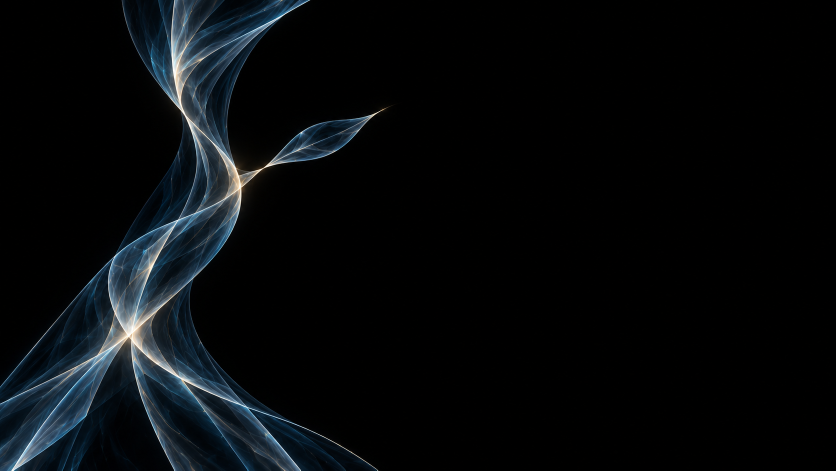
#> input picture assets/art/ui/crystal/source/ascending.png, 1672 x 941 px (shown at 1/2 size); its folder holds only this picture in this run
$ python build_crystal_fields.py ../../assets/art/ui/crystal/source/ascending.png
#> lines starting #> are read from the running program, lines starting #| are printed output that depends on the picture
#!/usr/bin/env python3
"""Build linear, art-directed crystal control maps from a black-background image.

The image supplies scalar radiance, a warm/cool class, and planar ridge guides.
It never supplies a base-color texture or a physically recovered normal map.
Adapted from the supplied gilded-crystal-material-v9 field builder.
Requires Python 3.10+, NumPy, SciPy, Pillow, OpenEXR.
See assets/art/ui/crystal/README.md for channel and source contracts.
"""
from __future__ import annotations

import argparse
import hashlib
import json
import math
from pathlib import Path

import numpy as np
import OpenEXR
from PIL import Image, ImageDraw
from scipy.ndimage import gaussian_filter, map_coordinates
from scipy.spatial import cKDTree

ROOT = Path(__file__).resolve().parents[2]
GRADIENT_RANGE = 0.7


def blur(a: np.ndarray, sigma: float) -> np.ndarray:
    return gaussian_filter(a, sigma, mode="reflect")


def resize_float(a: np.ndarray, size: tuple[int, int]) -> np.ndarray:
    if a.ndim == 3:
        return np.stack([resize_float(a[..., i], size) for i in range(a.shape[2])], -1)
    return np.asarray(Image.fromarray(a.astype("float32")).resize(size, Image.Resampling.BILINEAR))


def smoothstep(a: float, b: float, x: np.ndarray) -> np.ndarray:
    t = np.clip((x - a) / (b - a), 0, 1)
    return t * t * (3 - 2 * t)


def scalar_structure(srgb: np.ndarray) -> tuple[np.ndarray, dict]:
    """Preserve reference v2's absolute linear radiance, including dim planes."""
    linear = np.where(srgb <= 0.04045, srgb / 12.92, ((srgb + 0.055) / 1.055) ** 2.4)
    baseline = np.quantile(linear, 0.05, axis=(0, 1)).astype("float32")
    residual = np.maximum(linear - baseline, 0)
    lum = residual @ np.array([0.2126, 0.7152, 0.0722], dtype="float32")
    scale = max(lum.shape) / 1672.0
    broad = blur(lum, max(0.5, 1.2 * scale))
    ridge = np.maximum(lum - broad, 0)
    color_blur = max(0.5, scale)
    ratio = blur(residual[..., 0], color_blur) / (blur(residual[..., 2], color_blur) + 1e-5)
    warm = smoothstep(0.38, 0.98, ratio)
    presence = np.clip(blur(lum, max(0.5, 2.5 * scale)) / 0.065, 0, 1)
    # Half-float stores linear energy directly. Filtering sqrt-encoded radiance
    # then squaring it loses thin-line coverage, especially at fractional scales.
    structure = np.stack((broad, ridge, warm, presence), -1)
    return np.clip(structure, 0, 1), {"lum": lum, "presence": presence, "baseline": baseline}


def ridge_guides(lum: np.ndarray, max_guides: int) -> tuple[list[np.ndarray], dict]:
    """Trace local ridge tangents, with orientation sign resolved at every step.

    Structure-tensor tangents guide direction; lateral attraction keeps a trace
    near bright ridges. These are 2-D design guides, not recovered 3-D edges.
    """
    h, w = lum.shape
    signal = np.log1p(lum * 65.0)
    sy, sx = np.gradient(blur(signal, 0.8))
    jxx, jxy, jyy = blur(sx * sx, 2.0), blur(sx * sy, 2.0), blur(sy * sy, 2.0)
    delta = np.sqrt((jxx - jyy) ** 2 + 4 * jxy * jxy)
    coherence = delta / (jxx + jyy + 1e-7)
    theta = 0.5 * np.arctan2(2 * jxy, jxx - jyy)
    tx, ty = -np.sin(theta), np.cos(theta)
    score = blur(signal, 0.8) * (0.3 + 0.7 * coherence)
    working = score.copy()
    yy, xx = np.mgrid[:h, :w]
    guides: list[np.ndarray] = []

    def sample(a: np.ndarray, p: np.ndarray) -> float:
        return float(map_coordinates(a, [[p[1]], [p[0]]], order=1, mode="nearest")[0])

    def trace(origin: np.ndarray, direction: float) -> list[np.ndarray]:
        p = origin.copy()
        previous = np.array([sample(tx, p), sample(ty, p)]) * direction
        points = []
        for _ in range(int(max(h, w) * 0.46)):
            tangent = np.array([sample(tx, p), sample(ty, p)])
            if np.dot(tangent, previous) < 0:
                tangent *= -1
            confidence = sample(coherence, p)
            tangent = tangent * (0.38 + 0.37 * confidence) + previous * (0.62 - 0.37 * confidence)
            tangent /= max(np.linalg.norm(tangent), 1e-8)
            normal = np.array([-tangent[1], tangent[0]])
            proposal = p + tangent * 1.4
            # Keep attraction subpixel so a bright crossing does not snap a line.
            left, center, right = [sample(signal, proposal + normal * v) for v in (-1.5, 0, 1.5)]
            attraction = np.clip((right - left) / (abs(center) + 0.04), -0.65, 0.65)
            proposal += normal * attraction
            if not (1 <= proposal[0] < w - 1 and 1 <= proposal[1] < h - 1):
                break
            if len(points) > 12 and sample(signal, proposal) < 0.009:
                break
            if len(points) > 20 and np.linalg.norm(proposal - points[-18]) < 8:
                break
            points.append(proposal.copy())
            previous = (proposal - p) / max(np.linalg.norm(proposal - p), 1e-8)
            p = proposal
        return points

    minimum = max(float(score.max()) * 0.022, 0.009)
    for _ in range(max_guides):
        iy, ix = np.unravel_index(np.argmax(working), working.shape)
        if working[iy, ix] < minimum:
            break
        origin = np.array([ix, iy], dtype="float64")
        backward, forward = trace(origin, -1), trace(origin, 1)
        points = np.array(list(reversed(backward)) + [origin] + forward)
        if len(points) >= 16:
            # Smooth geometric trajectories; no luminance becomes height.
            points = gaussian_filter(points, (1.3, 0), mode="nearest")
            guides.append(points)
            distance, _ = cKDTree(points).query(np.column_stack((xx.ravel(), yy.ravel())))
            working *= smoothstep(3.0, max(12.0, h * 0.055), distance.reshape(h, w))
        else:
            working *= smoothstep(2.0, max(10.0, h * 0.08), np.hypot(xx - ix, yy - iy))
    return guides, {"coherence": coherence, "tangent": np.stack([tx, ty], -1)}


def guided_fields(lum: np.ndarray, presence: np.ndarray, seed: int, max_guides: int, surface_mask: np.ndarray | None = None) -> tuple[np.ndarray, np.ndarray, dict]:
    """Arc-length flow plus an explicitly authored scalar fold-height field."""
    full_h, full_w = lum.shape
    ratio = min(1.0, 480.0 / max(full_w, full_h))
    w, h = max(16, round(full_w * ratio)), max(16, round(full_h * ratio))
    small = resize_float(lum, (w, h))
    guides, info = ridge_guides(small, max_guides)
    yy, xx = np.mgrid[:h, :w].astype("float64")
    pixels = np.column_stack((xx.ravel(), yy.ravel()))
    narrow_sum, broad_sum, phase_sum, wide_phase_sum = [np.zeros((h, w)) for _ in range(4)]
    largest = np.zeros((h, w))
    height, thickness = np.zeros((h, w)), np.zeros((h, w))
    rng = np.random.default_rng(seed)
    for i, points in enumerate(guides):
        distances, indices = cKDTree(points).query(pixels)
        nearest = points[indices]
        tangent = np.gradient(points, axis=0)
        tangent /= np.maximum(np.linalg.norm(tangent, axis=-1, keepdims=True), 1e-8)
        directions = tangent[indices]
        normal = np.column_stack((-directions[:, 1], directions[:, 0]))
        displacement = pixels - nearest
        arc = np.concatenate(([0.0], np.cumsum(np.linalg.norm(np.diff(points, axis=0), axis=1))))
        longitudinal = ((arc[indices] - arc[-1] * 0.5 + np.sum(displacement * directions, -1)) / h).reshape(h, w)
        lateral = (np.sum(displacement * normal, -1) / h).reshape(h, w)
        radial = distances.reshape(h, w) / h
        width = float(rng.uniform(0.035, 0.075))
        phase_offset = float(rng.uniform(-0.42, 0.42))
        length = max(arc[-1] / h, 0.1)
        along = np.exp(-np.maximum(np.abs(longitudinal) - length * 0.40, 0) ** 2 / 0.07 ** 2)
        narrow = np.exp(-(radial / 0.022) ** 2) * along
        wide = np.exp(-(radial / (width * 1.6)) ** 2) * along
        # Bounded, unwrapped phases: no 0/1 wrap seam in the stored textures.
        # Their gradients follow each curve's own arclength and local normal.
        local_phase = 0.5 + 0.39 * np.tanh(longitudinal * 1.4 + phase_offset)
        local_wide_phase = 0.5 + 0.36 * np.tanh(longitudinal * 0.88 + lateral * 1.6 + phase_offset + 0.16 * np.sin(longitudinal * 3.0 + i))
        phase_sum += narrow * local_phase
        wide_phase_sum += wide * local_wide_phase
        narrow_sum += narrow
        broad_sum += wide
        largest = np.maximum(largest, narrow)
        # Height amplitude, profile, and sign are authorial choices, not source
        # brightness. Differentiating THIS scalar field produces integrable slopes.
        amplitude = float(rng.uniform(0.10, 0.19)) * (-1 if i % 3 == 1 else 1)
        # Unsigned distance is continuous at the nearest-sample boundaries and
        # creates a gently rounded fold valley; no discontinuous tangent sign.
        profile = np.sqrt(radial * radial + 0.003 ** 2)
        sheet = np.exp(-(radial / (width * 1.4)) ** 2) * along
        height += amplitude * profile * sheet
        thickness += (0.08 + 0.05 * (i % 3) / 2.0) * sheet

    phase = phase_sum / np.maximum(narrow_sum, 1e-10)
    wide_phase = wide_phase_sum / np.maximum(broad_sum, 1e-10)
    # Fade unsupported data to a neutral phase. The same support also gates flow.
    phase = 0.5 + (phase - 0.5) * smoothstep(0.001, 0.08, narrow_sum)
    wide_phase = 0.5 + (wide_phase - 0.5) * smoothstep(0.001, 0.08, broad_sum)
    dominance = largest / np.maximum(narrow_sum, 1e-10)
    support = np.clip(narrow_sum, 0, 1)
    wide_support = np.clip(broad_sum, 0, 1)
    local_energy = np.clip(blur(small, 0.8) / 0.035, 0, 1)
    flow_mask = np.sqrt(local_energy) * support * (0.65 + 0.35 * dominance)
    refract_mask = np.sqrt(np.clip(blur(small, 1.8) / 0.025, 0, 1)) * wide_support
    flow_small = np.stack((blur(phase, 1.35), blur(wide_phase, 2.2), flow_mask, refract_mask), -1)
    flow = np.clip(resize_float(flow_small, (full_w, full_h)), 0, 1)
    if surface_mask is not None:
        flow[..., 2:] *= surface_mask[..., None]
    # Derivatives in aspect-correct screen units: one unit equals image height.
    authored_height = blur(resize_float(blur(height, 1.35), (full_w, full_h)), max(0.5, full_h / 941.0))
    if surface_mask is not None:
        authored_height *= surface_mask
    gy, gx = np.gradient(authored_height, 1 / max(full_h - 1, 1), 1 / max(full_h - 1, 1))
    slopes = np.stack((gx, gy), -1)
    # Normalize the whole height field, never clip individual slope components:
    # component clipping would destroy the scalar field's integrable gradient.
    slope_scale = min(1.0, (GRADIENT_RANGE * 0.98) / max(float(np.abs(slopes).max()), 1e-8))
    slopes *= slope_scale
    authored_height *= slope_scale
    thick = np.clip(resize_float(thickness, (full_w, full_h)) / 0.6, 0, 1)
    valid = resize_float(wide_support, (full_w, full_h)) * smoothstep(0.001, 0.06, presence)
    if surface_mask is not None:
        thick *= surface_mask
        valid *= surface_mask
    gradient = np.dstack((slopes / (2 * GRADIENT_RANGE) + 0.5, thick, valid))
    info.update({"guides": guides, "work_size": [w, h], "slope_max": float(np.abs(slopes).max()), "height": authored_height, "slope_scale": slope_scale})
    return flow, np.clip(gradient, 0, 1), info


def save_rgba(path: Path, value: np.ndarray) -> None:
    if not np.isfinite(value).all():
        raise ValueError(f"Nonfinite data in {path}")
    temporary = path.with_suffix(path.suffix + ".tmp")
    OpenEXR.File({"compression": OpenEXR.ZIP_COMPRESSION,
                 "type": OpenEXR.scanlineimage},
                {"RGBA": np.ascontiguousarray(value, dtype=np.float16)}).write(str(temporary))
    temporary.replace(path)


def godot_import(path: Path) -> None:
    """Write deterministic lossless import metadata without changing any shader."""
    try:
        relative = path.resolve().relative_to(ROOT)
    except ValueError:
        return  # Standalone outputs need no project-specific .import file.
    import_path = Path(str(path) + ".import")
    if import_path.exists():
        return  # Keep Godot's UID and the checked-in data import settings.
    resource = "res://" + relative.as_posix()
    imported = "res://.godot/imported/" + path.name + "-" + hashlib.md5(resource.encode()).hexdigest() + ".ctex"
    text = f'''[remap]

importer="texture"
type="CompressedTexture2D"
path="{imported}"
metadata={{
"vram_texture": false
}}

[deps]

source_file="{resource}"
dest_files=["{imported}"]

[params]

compress/mode=0
compress/high_quality=false
compress/lossy_quality=0.7
compress/hdr_compression=0
compress/normal_map=0
compress/channel_pack=0
mipmaps/generate=true
mipmaps/limit=-1
roughness/mode=0
roughness/src_normal=""
process/channel_remap/red=0
process/channel_remap/green=1
process/channel_remap/blue=2
process/channel_remap/alpha=3
process/fix_alpha_border=false
process/premult_alpha=false
process/normal_map_invert_y=false
process/hdr_as_srgb=false
process/hdr_clamp_exposure=false
process/size_limit=0
detect_3d/compress_to=1
'''
    import_path.write_text(text, encoding="utf-8")


def diagnostics(path: Path, structure: np.ndarray, flow: np.ndarray, gradient: np.ndarray, info: dict) -> None:
    panels = [
        ("BROAD: linear scalar radiance", np.sqrt(structure[..., 0])),
        ("RIDGE: linear scalar radiance x3", np.sqrt(structure[..., 1]) * 3),
        ("WARM CLASS x PRESENCE", structure[..., 2] * structure[..., 3]),
        ("RIDGE PHASE (10 phase bands)", (0.5 + 0.5 * np.cos(flow[..., 0] * 10 * np.pi)) * flow[..., 2]),
        ("BROAD PHASE (10 phase bands)", (0.5 + 0.5 * np.cos(flow[..., 1] * 10 * np.pi)) * structure[..., 3]),
        ("FLOW / REFRACTION / VALID masks", np.dstack((flow[..., 2], flow[..., 3], gradient[..., 3]))),
        ("AUTHORED GRADIENT (not recovered)", gradient[..., :3]),
        ("AUTHORED THICKNESS", gradient[..., 2]),
        ("CURVE GUIDES (2-D art topology)", structure[..., 0]),
    ]
    tw, th = 440, round(440 * structure.shape[0] / structure.shape[1])
    canvas = Image.new("RGB", (tw * 3, (th + 32) * 3 + 35), (20, 23, 29))
    draw = ImageDraw.Draw(canvas)
    draw.text((10, 10), "LINEAR ENGINEERING DATA / NOT A MATERIAL RENDER / ART-DIRECTED GEOMETRY", fill="white")
    for i, (title, data) in enumerate(panels):
        if data.ndim == 2:
            data = np.repeat(data[..., None], 3, -1)
        im = Image.fromarray(np.uint8(np.clip(data, 0, 1) * 255)).resize((tw, th), Image.Resampling.LANCZOS)
        if i == 8:
            guide_draw = ImageDraw.Draw(im)
            ww, hh = info["work_size"]
            for j, curve in enumerate(info["guides"]):
                coords = [(float(p[0] * tw / ww), float(p[1] * th / hh)) for p in curve]
                guide_draw.line(coords, fill=(100 + j * 41 % 155, 230, 120 + j * 17 % 135), width=2)
        left, top = i % 3 * tw, i // 3 * (th + 32) + 35
        draw.text((left + 8, top + 9), title, fill="white")
        canvas.paste(im, (left, top + 32))
    canvas.save(path)


def build(source: Path, output_dir: Path, name: str, seed: int = 0, max_guides: int = 18, make_diagnostics: bool = True, pad_aspect: bool = True) -> dict:
    original = Image.open(source).convert("RGB")
    original_size = list(original.size)
    padding = [0, 0, 0, 0]
    if pad_aspect and abs(original.width / original.height - 16 / 9) > 0.003:
        # Preserve every original pixel. Extend only the black negative space,
        # rather than stretching the guide geometry or cutting off bright ridges.
        unit = math.ceil(max(original.width / 16, original.height / 9))
        canvas = Image.new("RGB", (unit * 16, unit * 9), "black")
        left, top = (canvas.width - original.width) // 2, (canvas.height - original.height) // 2
        canvas.paste(original, (left, top))
        padding = [left, top, canvas.width - original.width - left, canvas.height - original.height - top]
        original = canvas
    srgb = np.asarray(original, dtype="float32") / 255.0
    surface_mask = None
    feather_px = [0.0, 0.0]
    if any(padding):
        # Fade at the ORIGINAL content rectangle, not merely the padded canvas.
        # This avoids bright crystal ridges ending in a vertical crop line.
        feather_px = [original_size[0] * 0.04, original_size[1] * 0.04]
        ph, pw = srgb.shape[:2]
        yy, xx = np.mgrid[:ph, :pw].astype("float32")
        left, top, right, bottom = padding
        surface_mask = np.ones((ph, pw), dtype="float32")
        if left:
            surface_mask *= smoothstep(0, feather_px[0], xx - left)
        if right:
            surface_mask *= smoothstep(0, feather_px[0], pw - 1 - right - xx)
        if top:
            surface_mask *= smoothstep(0, feather_px[1], yy - top)
        if bottom:
            surface_mask *= smoothstep(0, feather_px[1], ph - 1 - bottom - yy)
        linear = np.where(srgb <= 0.04045, srgb / 12.92, ((srgb + 0.055) / 1.055) ** 2.4)
        linear *= surface_mask[..., None]
        srgb = np.where(linear <= 0.0031308, linear * 12.92, 1.055 * np.maximum(linear, 0) ** (1 / 2.4) - 0.055)
    if min(srgb.shape[:2]) < 16:
        raise ValueError("Source image must be at least 16 pixels in both dimensions.")
    structure, raw = scalar_structure(srgb)
    flow, gradient, info = guided_fields(raw["lum"], raw["presence"], seed, max_guides, surface_mask)
    output_dir.mkdir(parents=True, exist_ok=True)
    files = {}
    for suffix, values in (("structure", structure), ("flow", flow), ("gradient", gradient)):
        # Flow / rounded geometry are low-frequency fields traced on a 480 px
        # domain. Half-size float textures keep their precision without spending
        # full-resolution memory on interpolated copies of the same information.
        if suffix != "structure":
            values = resize_float(values, (round(original.width / 2), round(original.height / 2)))
        path = output_dir / f"{name}_{suffix}.exr"
        save_rgba(path, values)
        godot_import(path)
        files[suffix] = str(path.resolve())
    report = {
        "schema": "crystal_half_fields_v2", "name": name,
        "source": str(source.resolve()), "source_sha256": hashlib.sha256(source.read_bytes()).hexdigest(),
        "size": [srgb.shape[1], srgb.shape[0]], "source_size": original_size,
        "control_size": [round(original.width / 2), round(original.height / 2)],
        "black_padding_ltrb": padding, "content_edge_feather_px": feather_px,
        "seed": seed, "guide_count": len(info["guides"]),
        "max_guides": max_guides, "baseline_linear_rgb": raw["baseline"].tolist(),
        "decoded_broad_max": float(np.max(structure[..., 0])),
        "decoded_ridge_max": float(np.max(structure[..., 1])),
        "flow_mask_mean": float(flow[..., 2].mean()), "flow_mask_max": float(flow[..., 2].max()),
        "gradient_abs_max": info["slope_max"], "authored_height_scale": info["slope_scale"], "files": files,
        "linear_data": True, "storage": "RGBA16F", "premultiplied": False, "source_rgb_is_base_color": False,
        "geometry": "independently authored fold height along image-guided 2-D curves; not physical reconstruction",
    }
    manifest = output_dir / f"{name}_fields.json"
    manifest.write_text(json.dumps(report, ensure_ascii=False, indent=2) + "\n", encoding="utf-8")
    if make_diagnostics:
        diagnostics(output_dir / f"{name}_diagnostics.png", structure, flow, gradient, info)
    print(json.dumps(report, ensure_ascii=False, indent=2), flush=True)
    return report


def main() -> None:
    parser = argparse.ArgumentParser(description=__doc__)
    parser.add_argument("sources", nargs="+", type=Path, help="Black-background RGB crystal images; shell globs accepted")
    parser.add_argument("--output-dir", type=Path, default=ROOT / "assets/art/ui/crystal")
    parser.add_argument("--name", help="Output prefix, only allowed with a single source; otherwise source stem")
    parser.add_argument("--seed", type=int, default=0, help="Independent authored-height seed; batch increments per image")
    parser.add_argument("--max-guides", type=int, default=18)
    parser.add_argument("--no-diagnostics", action="store_true")
    parser.add_argument("--keep-aspect", action="store_true", help="Do not pad non-16:9 input with black space")
    args = parser.parse_args()
    if args.name and len(args.sources) != 1:
        parser.error("--name requires exactly one source")
    for i, source in enumerate(args.sources):
        build(source, args.output_dir, args.name or source.stem, args.seed + i, args.max_guides, not args.no_diagnostics, not args.keep_aspect)
#> in build, original is the input picture: PIL image 1672x941 RGB; mean R, G, B 7.1, 9.9, 12
#> in scalar_structure, `baseline = np.quantile(linear, 0.05, axis=(0, 1)).astype("float32")`: baseline = [0, 0, 0]
#> in scalar_structure, `structure = np.stack((broad, ridge, warm, presence), -1)`:
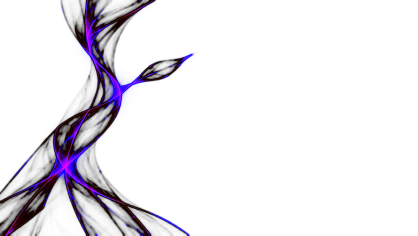
#> structure: shape (941, 1672, 4) float32 (shown at 1/4 size); mean of channels 0, 1, 2, 3 0.0127, 0.00157, 0.371, 0.0916; transparent parts drawn white
#> in build, `structure, raw = scalar_structure(srgb)`: raw = 3 items
#> in ridge_guides, `tx, ty = -np.sin(theta), np.cos(theta)`:
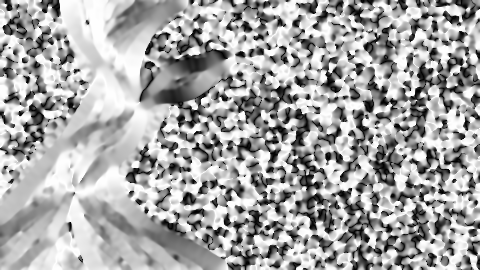
#> ty: shape (270, 480) float32; min 2.94e-06, max 1, mean 0.656
#> in ridge_guides, `minimum = max(float(score.max()) * 0.022, 0.009)`: minimum = 0.0849
#> the loop in ridge_guides, `for _ in range(max_guides):` made 18 passes
#> (iy, ix) on passes 1 to 8: (39, 100), (212, 97), (94, 155), (13, 154), (172, 64), (216, 78), (76, 173), (238, 48)
#> pass 1, in ridge_guides, `working *= smoothstep(3.0, max(12.0, h * 0.055), distance.reshape(h, w))`:
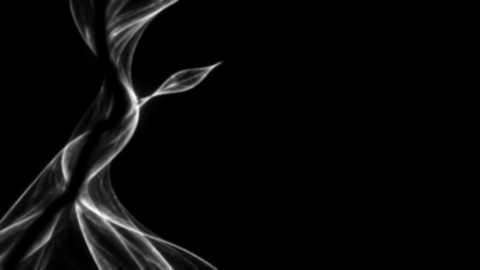
#> working: shape (270, 480) float32; min 0, max 3.51, mean 0.126; drawn with min black and max white
#> after the loop in ridge_guides, `for _ in range(max_guides):`:
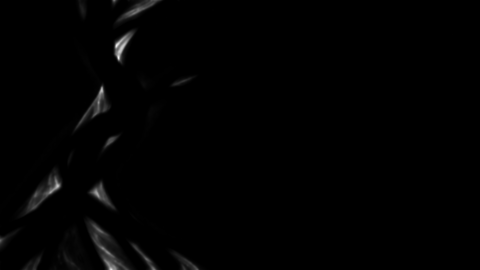
#> working: shape (270, 480) float32; min 0, max 0.937, mean 0.00824
#> after the loop in ridge_guides, `for _ in range(max_guides):`: guides = 18 point arrays, longest 269 points
#> in guided_fields, `guides, info = ridge_guides(small, max_guides)`: info = 2 items
#> in guided_fields, `yy, xx = np.mgrid[:h, :w].astype("float64")`:
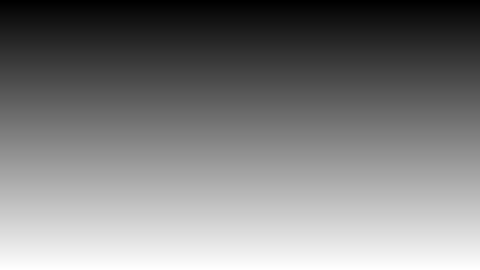
#> yy: shape (270, 480) float64; min 0, max 269, mean 134.5; drawn with min black and max white
#> in guided_fields, `yy, xx = np.mgrid[:h, :w].astype("float64")`:
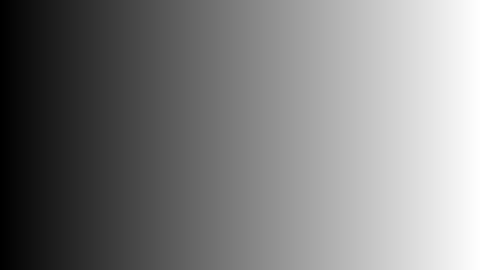
#> xx: shape (270, 480) float64; min 0, max 479, mean 239.5; drawn with min black and max white
#> in guided_fields, `pixels = np.column_stack((xx.ravel(), yy.ravel()))`: pixels = 129600 pairs, first value 0 to 479, second value 0 to 269
#> the loop in guided_fields, `for i, points in enumerate(guides):` made 18 passes
#> (width, phase_offset, length, amplitude) on passes 1 to 8: (0.0605, -0.193, 1.15, 0.104), (0.0357, 0.263, 1.31, -0.182), (0.0593, 0.193, 1.39, 0.149), (0.0724, 0.265, 1.22, 0.1), (0.0693, -0.392, 1.28, -0.166), (0.042, 0.305, 1.15, 0.149), (0.047, -0.0649, 1.25, 0.103), (0.04, 0.143, 1.23, -0.158)
#> pass 1, in guided_fields, `longitudinal = ((arc[indices] - arc[-1] * 0.5 + np.sum(displacement * ..`:
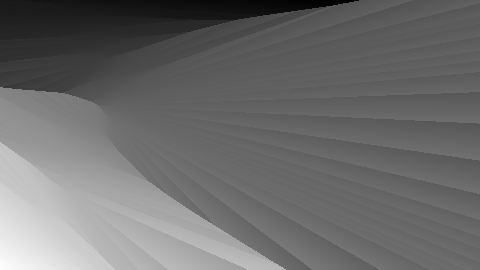
#> longitudinal: shape (270, 480) float64; min -0.667, max 0.598, mean -0.127; drawn with min black and max white
#> (the rest of the program and of its run is left out)
